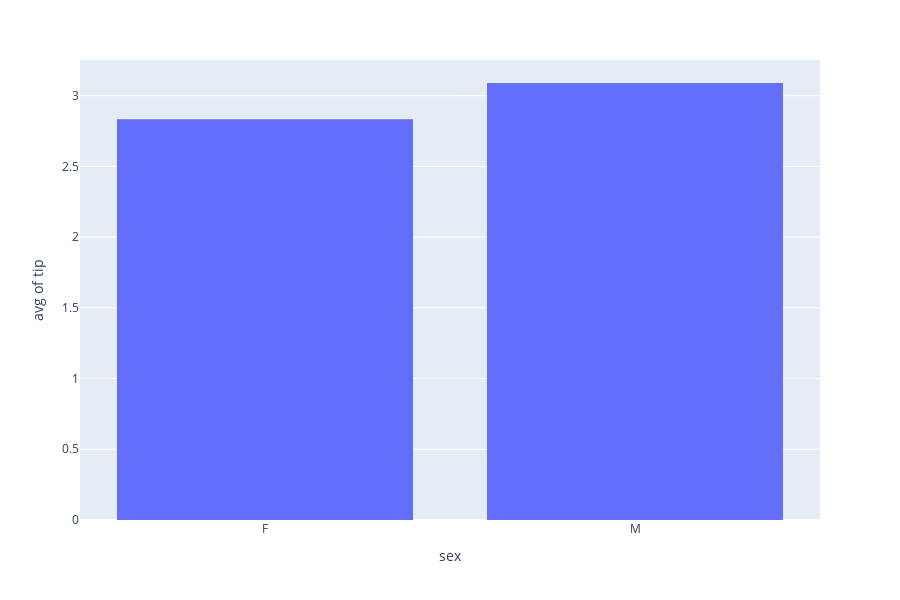

The cell this chart's notebook holds for it:
### Code cell
fig=px.histogram(df,x='sex',y='tip',histfunc='avg')
fig.show()

### Figure 1 — Plotly figure (JSON) as saved in the notebook; plotly's stock layout.template omitted (floating-point values rounded to 4 significant figures; data arrays with more than 128 entries replaced by an {"elided": "..."} marker saying what was removed)
{"data": [{"alignmentgroup": "True", "bingroup": "x", "histfunc": "avg", "hoverlabel": {"namelength": 0}, "hovertemplate": "sex=%{x}<br>avg of tip=%{y}", "legendgroup": "", "marker": {"color": "#636efa"}, "name": "", "offsetgroup": "", "orientation": "v", "showlegend": false, "type": "histogram", "x": {"elided": "244 str values"}, "xaxis": "x", "y": {"elided": "244 float values"}, "yaxis": "y"}], "layout": {"barmode": "relative", "height": 600, "legend": {"tracegroupgap": 0}, "margin": {"t": 60}, "xaxis": {"anchor": "y", "domain": [0, 1], "title": {"text": "sex"}}, "yaxis": {"anchor": "x", "domain": [0, 1], "title": {"text": "avg of tip"}}}}
